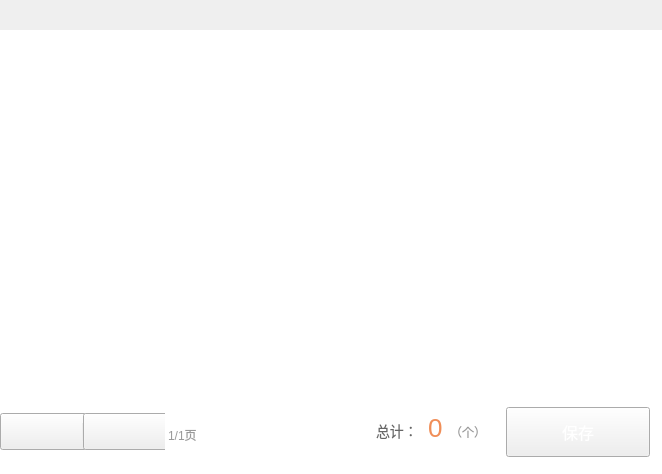
<?xml version="1.0" encoding="UTF-8"?>
<ui version="4.0">
 <class>BCSGoodsWidget</class>
 <widget class="QWidget" name="BCSGoodsWidget">
  <property name="geometry">
   <rect>
    <x>0</x>
    <y>0</y>
    <width>662</width>
    <height>474</height>
   </rect>
  </property>
  <property name="windowTitle">
   <string>Form</string>
  </property>
  <layout class="QVBoxLayout" name="verticalLayout">
   <property name="spacing">
    <number>0</number>
   </property>
   <property name="leftMargin">
    <number>0</number>
   </property>
   <property name="topMargin">
    <number>0</number>
   </property>
   <property name="rightMargin">
    <number>0</number>
   </property>
   <property name="bottomMargin">
    <number>0</number>
   </property>
   <item>
    <widget class="BCSGoodsTitleWidget" name="titleWidget" native="true">
     <property name="minimumSize">
      <size>
       <width>0</width>
       <height>30</height>
      </size>
     </property>
     <property name="maximumSize">
      <size>
       <width>16777215</width>
       <height>30</height>
      </size>
     </property>
    </widget>
   </item>
   <item>
    <widget class="BCSGoodsListView" name="listView">
     <property name="styleSheet">
      <string notr="true">QListView{
border:none;
}</string>
     </property>
    </widget>
   </item>
   <item>
    <widget class="QWidget" name="bottomWidget" native="true">
     <property name="minimumSize">
      <size>
       <width>0</width>
       <height>84</height>
      </size>
     </property>
     <property name="maximumSize">
      <size>
       <width>16777215</width>
       <height>84</height>
      </size>
     </property>
     <property name="styleSheet">
      <string notr="true">QWidget#bottomWidget{
	background-color:#ffffff;
}</string>
     </property>
     <layout class="QHBoxLayout" name="horizontalLayout_4">
      <property name="spacing">
       <number>20</number>
      </property>
      <property name="leftMargin">
       <number>0</number>
      </property>
      <property name="topMargin">
       <number>0</number>
      </property>
      <property name="rightMargin">
       <number>12</number>
      </property>
      <property name="bottomMargin">
       <number>0</number>
      </property>
      <item>
       <widget class="QWidget" name="leftWidget" native="true">
        <property name="minimumSize">
         <size>
          <width>200</width>
          <height>0</height>
         </size>
        </property>
        <property name="maximumSize">
         <size>
          <width>200</width>
          <height>16777215</height>
         </size>
        </property>
        <layout class="QHBoxLayout" name="horizontalLayout_2">
         <property name="spacing">
          <number>0</number>
         </property>
         <property name="leftMargin">
          <number>0</number>
         </property>
         <property name="topMargin">
          <number>0</number>
         </property>
         <property name="rightMargin">
          <number>0</number>
         </property>
         <property name="bottomMargin">
          <number>0</number>
         </property>
         <item>
          <spacer name="horizontalSpacer_2">
           <property name="orientation">
            <enum>Qt::Horizontal</enum>
           </property>
           <property name="sizeHint" stdset="0">
            <size>
             <width>40</width>
             <height>20</height>
            </size>
           </property>
          </spacer>
         </item>
         <item>
          <widget class="QWidget" name="widget_4" native="true">
           <layout class="QHBoxLayout" name="horizontalLayout_3">
            <property name="spacing">
             <number>0</number>
            </property>
            <property name="leftMargin">
             <number>0</number>
            </property>
            <property name="topMargin">
             <number>0</number>
            </property>
            <property name="rightMargin">
             <number>0</number>
            </property>
            <property name="bottomMargin">
             <number>0</number>
            </property>
            <item>
             <widget class="QPushButton" name="lastPageButton">
              <property name="minimumSize">
               <size>
                <width>87</width>
                <height>37</height>
               </size>
              </property>
              <property name="maximumSize">
               <size>
                <width>87</width>
                <height>37</height>
               </size>
              </property>
              <property name="styleSheet">
               <string notr="true">QPushButton
{
	border-image: url(:/saleImage/btn-up-nomal.png);
}

QPushButton:pressed
{
	border-image: url(:/saleImage/btn-up-pess.png);
}

QPushButton:disabled
{
border-image: url(:/saleImage/btn-up-disable.png);
}</string>
              </property>
              <property name="text">
               <string/>
              </property>
             </widget>
            </item>
            <item>
             <widget class="QWidget" name="widget_3" native="true">
              <property name="minimumSize">
               <size>
                <width>1</width>
                <height>18</height>
               </size>
              </property>
              <property name="maximumSize">
               <size>
                <width>1</width>
                <height>18</height>
               </size>
              </property>
              <property name="styleSheet">
               <string notr="true">border: 1px solid #ededed;</string>
              </property>
             </widget>
            </item>
            <item>
             <widget class="QPushButton" name="nextPageButton">
              <property name="minimumSize">
               <size>
                <width>87</width>
                <height>37</height>
               </size>
              </property>
              <property name="maximumSize">
               <size>
                <width>87</width>
                <height>37</height>
               </size>
              </property>
              <property name="styleSheet">
               <string notr="true">QPushButton{
	border-image: url(:/saleImage/btn-down-nomal.png);
}

QPushButton:pressed{
	border-image: url(:/saleImage/btn-down-pess.png);
}

QPushButton:disabled{
	border-image: url(:/saleImage/btn-down-disabled.png);
}</string>
              </property>
              <property name="text">
               <string/>
              </property>
             </widget>
            </item>
           </layout>
          </widget>
         </item>
         <item>
          <spacer name="horizontalSpacer_3">
           <property name="orientation">
            <enum>Qt::Horizontal</enum>
           </property>
           <property name="sizeHint" stdset="0">
            <size>
             <width>40</width>
             <height>20</height>
            </size>
           </property>
          </spacer>
         </item>
         <item>
          <widget class="QLabel" name="pageLabel">
           <property name="styleSheet">
            <string notr="true">font-size:12px;
color:#999999;
font-family:&quot;微软雅黑&quot;;
padding-top:6px;</string>
           </property>
           <property name="text">
            <string>1/1页</string>
           </property>
          </widget>
         </item>
        </layout>
       </widget>
      </item>
      <item>
       <widget class="QWidget" name="rightWidget" native="true">
        <layout class="QHBoxLayout" name="horizontalLayout">
         <property name="spacing">
          <number>0</number>
         </property>
         <property name="leftMargin">
          <number>0</number>
         </property>
         <property name="topMargin">
          <number>0</number>
         </property>
         <property name="rightMargin">
          <number>0</number>
         </property>
         <property name="bottomMargin">
          <number>0</number>
         </property>
         <item>
          <spacer name="horizontalSpacer">
           <property name="orientation">
            <enum>Qt::Horizontal</enum>
           </property>
           <property name="sizeHint" stdset="0">
            <size>
             <width>40</width>
             <height>20</height>
            </size>
           </property>
          </spacer>
         </item>
         <item>
          <widget class="QLabel" name="label">
           <property name="styleSheet">
            <string notr="true">font-size:14px;
color:#666666;
font-family:&quot;微软雅黑&quot;;
padding-bottom:3px;</string>
           </property>
           <property name="text">
            <string>总计：</string>
           </property>
          </widget>
         </item>
         <item>
          <widget class="QLabel" name="countLabel">
           <property name="styleSheet">
            <string notr="true">font-size:26px;
color:#f08e58;
font-family:&quot;微软雅黑&quot;;
padding-bottom:9px;
</string>
           </property>
           <property name="text">
            <string>0</string>
           </property>
          </widget>
         </item>
         <item>
          <widget class="QLabel" name="sumNumberLabel">
           <property name="styleSheet">
            <string notr="true">font-size:12px;
color:#999999;
font-family:&quot;微软雅黑&quot;;</string>
           </property>
           <property name="text">
            <string>（个）</string>
           </property>
          </widget>
         </item>
        </layout>
       </widget>
      </item>
      <item>
       <widget class="QPushButton" name="saveButton">
        <property name="minimumSize">
         <size>
          <width>144</width>
          <height>50</height>
         </size>
        </property>
        <property name="maximumSize">
         <size>
          <width>144</width>
          <height>50</height>
         </size>
        </property>
        <property name="styleSheet">
         <string notr="true">QPushButton{
	font-size:16px;
	color:#ffffff;
	font-family:&quot;微软雅黑&quot;;	
	border-image: url(:/orderGoodsImage/orangeRect.png);
}

QPushButton:pressed{
	border-image: url(:/orderGoodsImage/orangeRect_press.png);
}
</string>
        </property>
        <property name="text">
         <string>保存</string>
        </property>
       </widget>
      </item>
     </layout>
    </widget>
   </item>
  </layout>
 </widget>
 <customwidgets>
  <customwidget>
   <class>BCSGoodsTitleWidget</class>
   <extends>QWidget</extends>
   <header>BCSGoodsTitleWidget.h</header>
   <container>1</container>
  </customwidget>
  <customwidget>
   <class>BCSGoodsListView</class>
   <extends>QListView</extends>
   <header>BCSGoodsListView.h</header>
  </customwidget>
 </customwidgets>
 <resources/>
 <connections/>
</ui>
